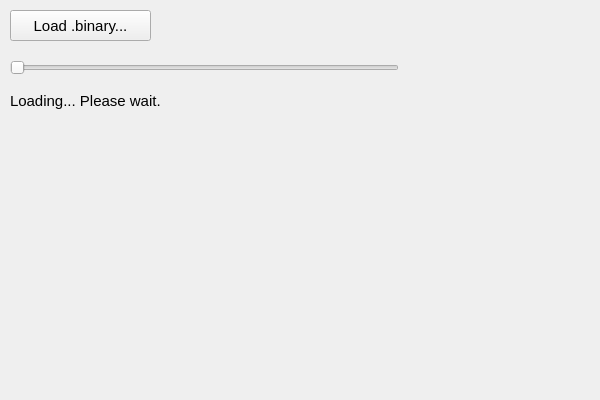
<?xml version="1.0" encoding="UTF-8"?>
<ui version="4.0">
 <class>MainWindowClass</class>
 <widget class="QWidget" name="MainWindowClass">
  <property name="geometry">
   <rect>
    <x>0</x>
    <y>0</y>
    <width>600</width>
    <height>400</height>
   </rect>
  </property>
  <property name="sizePolicy">
   <sizepolicy hsizetype="Fixed" vsizetype="Fixed">
    <horstretch>0</horstretch>
    <verstretch>0</verstretch>
   </sizepolicy>
  </property>
  <property name="windowTitle">
   <string>MainWindow</string>
  </property>
  <widget class="QPushButton" name="pushButton">
   <property name="geometry">
    <rect>
     <x>10</x>
     <y>10</y>
     <width>141</width>
     <height>31</height>
    </rect>
   </property>
   <property name="font">
    <font>
     <pointsize>11</pointsize>
    </font>
   </property>
   <property name="text">
    <string>Load .binary...</string>
   </property>
  </widget>
  <widget class="QSlider" name="horizontalSlider">
   <property name="geometry">
    <rect>
     <x>10</x>
     <y>57</y>
     <width>389</width>
     <height>22</height>
    </rect>
   </property>
   <property name="sizePolicy">
    <sizepolicy hsizetype="Maximum" vsizetype="Fixed">
     <horstretch>0</horstretch>
     <verstretch>0</verstretch>
    </sizepolicy>
   </property>
   <property name="maximumSize">
    <size>
     <width>1600</width>
     <height>16777215</height>
    </size>
   </property>
   <property name="maximum">
    <number>63</number>
   </property>
   <property name="tracking">
    <bool>false</bool>
   </property>
   <property name="orientation">
    <enum>Qt::Horizontal</enum>
   </property>
  </widget>
  <widget class="QLabel" name="label">
   <property name="enabled">
    <bool>true</bool>
   </property>
   <property name="geometry">
    <rect>
     <x>10</x>
     <y>90</y>
     <width>451</width>
     <height>21</height>
    </rect>
   </property>
   <property name="font">
    <font>
     <pointsize>11</pointsize>
    </font>
   </property>
   <property name="text">
    <string>Loading... Please wait.</string>
   </property>
   <property name="scaledContents">
    <bool>true</bool>
   </property>
  </widget>
 </widget>
 <layoutdefault spacing="6" margin="11"/>
 <resources/>
 <connections/>
</ui>
